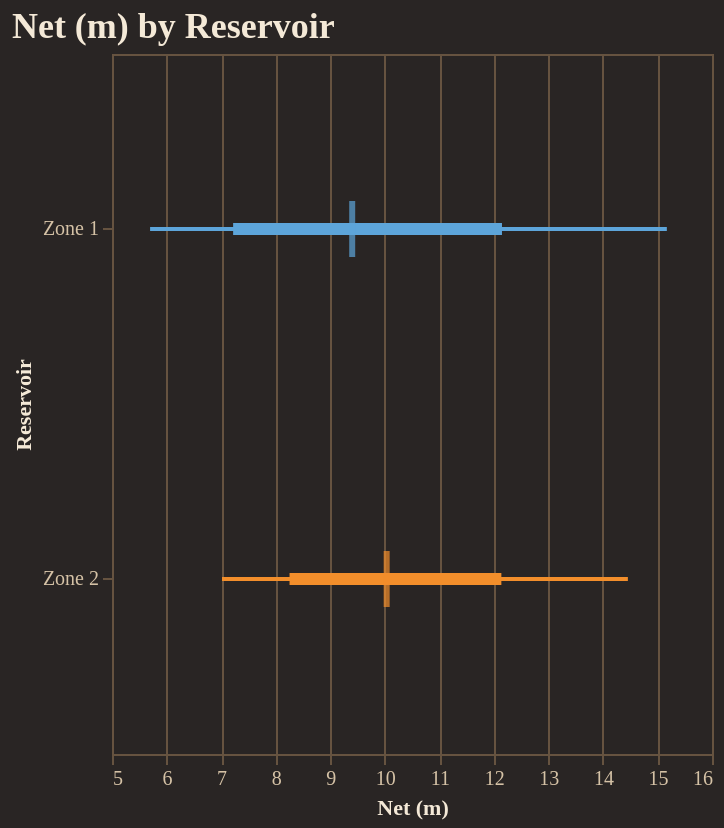

Source (notebook cell):
### Code cell
fig = reporter.plotter.forest_plot(
    "Net (m)", 
    backend=PLOTTING_BACKEND
)
fig.show()

### Figure 1 — Vega-Lite specification as saved in the notebook (floating-point values rounded to 4 significant figures)
{"config": {"background": "#292524", "view": {"fill": "#292524", "stroke": "#665340"}, "title": {"color": "#f4e9d7", "font": "Merriweather", "fontSize": 18, "fontWeight": 600, "subtitleColor": "#d5c2a6", "anchor": "start"}, "axis": {"domainColor": "#665340", "gridColor": "#665340", "tickColor": "#665340", "labelColor": "#d5c2a6", "titleColor": "#f4e9d7", "labelFont": "Merriweather", "titleFont": "Merriweather"}, "legend": {"titleColor": "#f4e9d7", "labelColor": "#d5c2a6", "labelFont": "Merriweather", "titleFont": "Merriweather", "orient": "top-right", "symbolType": "circle"}, "header": {"labelColor": "#d5c2a6", "titleColor": "#f4e9d7", "labelFont": "Merriweather", "titleFont": "Merriweather"}, "mark": {"color": "#c78d3b"}, "line": {"color": "#c78d3b"}, "bar": {"color": "#c78d3b"}, "point": {"color": "#ddb06d"}, "area": {"color": "#c78d3b", "opacity": 0.35}, "text": {"color": "#f4e9d7", "font": "Merriweather"}, "range": {"category": ["#5DA5DA", "#F28E2B", "#59C36A", "#E15759", "#B07AA1", "#4ECDC4", "#FF9DA7", "#EDC948"]}}, "layer": [{"mark": {"type": "rule", "strokeWidth": 2}, "encoding": {"color": {"field": "group", "legend": null, "type": "nominal"}, "x": {"field": "p10", "scale": {"zero": false}, "title": "Net (m)", "type": "quantitative"}, "x2": {"field": "p90"}, "y": {"field": "group", "sort": ["Zone 1", "Zone 2"], "title": "Reservoir", "type": "nominal"}}}, {"mark": {"type": "rule", "strokeWidth": 6}, "encoding": {"color": {"field": "group", "legend": null, "type": "nominal"}, "x": {"field": "p25", "scale": {"zero": false}, "title": "Net (m)", "type": "quantitative"}, "x2": {"field": "p75"}, "y": {"field": "group", "sort": ["Zone 1", "Zone 2"], "title": "Reservoir", "type": "nominal"}}}, {"mark": {"type": "tick", "color": "black", "size": 28, "thickness": 3}, "encoding": {"color": {"field": "group", "legend": null, "type": "nominal"}, "tooltip": [{"field": "group", "title": "Group", "type": "nominal"}, {"field": "p10", "title": "P10", "type": "quantitative"}, {"field": "p25", "title": "P25", "type": "quantitative"}, {"field": "median", "title": "Median", "type": "quantitative"}, {"field": "p75", "title": "P75", "type": "quantitative"}, {"field": "p90", "title": "P90", "type": "quantitative"}], "x": {"field": "median", "scale": {"zero": false}, "title": "Net (m)", "type": "quantitative"}, "y": {"field": "group", "sort": ["Zone 1", "Zone 2"], "title": "Reservoir", "type": "nominal"}}}], "data": {"name": "data-a185da6b7f17e578786ebf8f96781610"}, "height": 350, "title": "Net (m) by Reservoir", "width": "container", "$schema": "https://vega.github.io/schema/vega-lite/v5.20.1.json", "datasets": {"data-a185da6b7f17e578786ebf8f96781610": [{"group": "Zone 1", "p10": 5.698, "p25": 7.221, "median": 9.404, "p75": 12.15, "p90": 15.17}, {"group": "Zone 2", "p10": 7.017, "p25": 8.255, "median": 10.04, "p75": 12.14, "p90": 14.46}]}}
